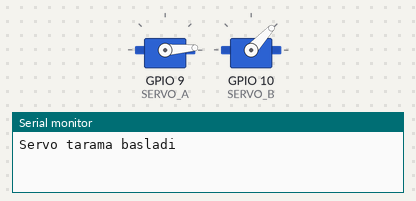
A sketch run on a simulated ESP32-S3. On the bench: 2 × servo, the last lines printed to the serial monitor. Wiring (inferred from the names in the program): 2 × servo: signal GPIO 9 / signal GPIO 10. Servo pulses on a pin are drawn as a servo (544–2400 µs = 0–180°).

Above: at 0.05 s.
At 0.85 s:
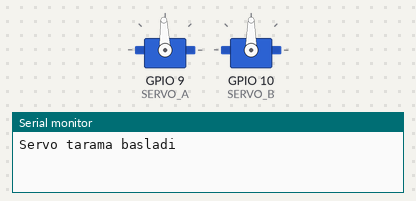
At 1.65 s:
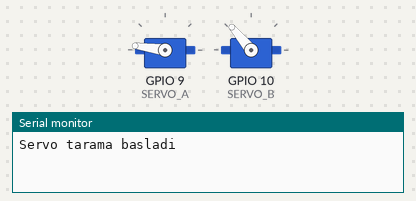
At 3.3 s:
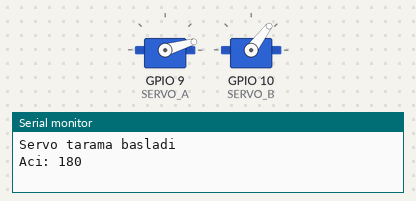
Timing chart, 0 to 7.9 s (numbered marks = the images above):
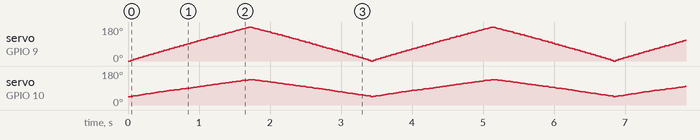

The sketch:

servo-sweep.ino
```cpp
// Two-joint servo arm without libraries: 50 Hz pulse trains on D9 (shoulder)
// and D10 (elbow). The shoulder sweeps 0..180 degrees in 2-degree steps; the
// elbow follows the same way over half the range (45..135), so the arm curls
// and stretches like a real two-joint arm. Status goes to the serial port.
const int SERVO_A = 9;
const int SERVO_B = 10;

void pulse(int pin, int us) {
  digitalWrite(pin, HIGH);
  delayMicroseconds(us);
  digitalWrite(pin, LOW);
}

int angleToUs(int angle) { return 544 + (long)angle * (2400 - 544) / 180; }

void setup() {
  pinMode(SERVO_A, OUTPUT);
  pinMode(SERVO_B, OUTPUT);
  Serial.begin(9600);
  Serial.println("Servo tarama basladi");
}

int angle = 0, step = 2;

void loop() {
  pulse(SERVO_A, angleToUs(angle));
  pulse(SERVO_B, angleToUs(45 + angle / 2));
  delay(16);
  angle += step;
  if (angle >= 180 || angle <= 0) {
    step = -step;
    Serial.print("Aci: ");
    Serial.println(angle);
  }
}
```
